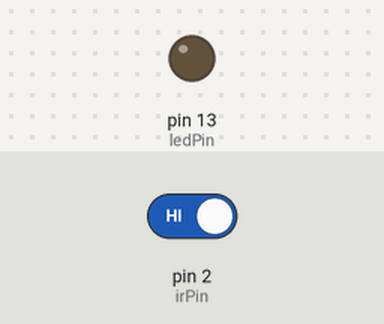
Bench run of a sketch on a simulated Arduino Uno, built with avr-gcc and run on an emulated ATmega328P. On the bench: output pins drawn as LEDs (lit = HIGH). The inputs (shaded band) are chosen by the test bench; at power-on: pin 2 (irPin) HIGH.

Above: at 1.2 s.
1.3 s: pin 2 (irPin) driven LOW
At 1.45 s:
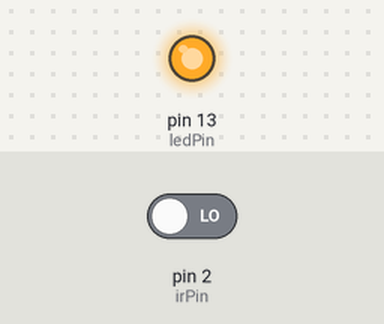
Timing chart, 0 to 4.3 s (numbered marks = the images above; inputs shaded):
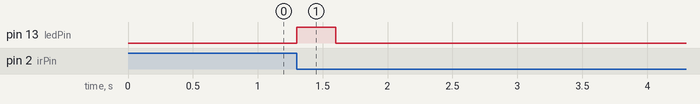

The sketch:

task_1_8.ino
```cpp
int ledPin = 13;
int irPin = 2;

int count = 0;
int lastState = HIGH;

void setup() {
  pinMode(ledPin, OUTPUT);
  pinMode(irPin, INPUT);
}

void loop() {
  int currentState = digitalRead(irPin);

  if (currentState == LOW && lastState == HIGH) {
    count++;

    for (int i = 0; i < count; i++) {
      digitalWrite(ledPin, HIGH);
      delay(300);
      digitalWrite(ledPin, LOW);
      delay(300);
    }
  }

  lastState = currentState;
}
```

Measured:
- after the input at 1.3 s, pin 13 (ledPin): LOW → HIGH at once, → LOW 0.30 s later
